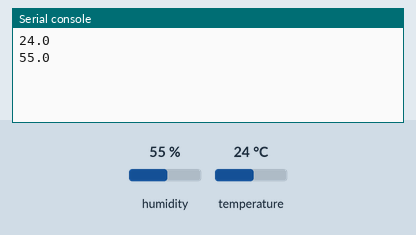
A program run on a simulated ESP8266 board running MicroPython. Parts: the last lines printed to the serial console. Inputs (shaded band) come from the test bench; at power-on: humidity 55 %, temperature 24 °C. Library files of the repository ran but are not shown: dht12.py.

Above: at 1.2 s.
1.3 s: humidity set to 22 %
At 5.0 s:
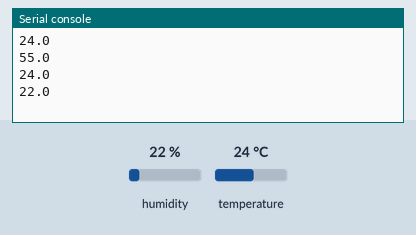
6.3 s: temperature set to 12 °C
At 9.3 s:
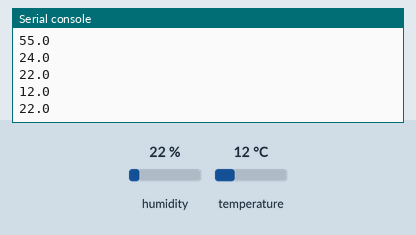
11.3 s: humidity set to 40 %
At 12.4 s:
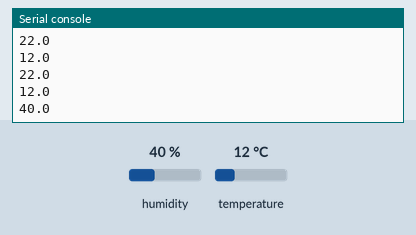
Timing chart, 0 to 14.3 s (numbered marks = the images above; inputs shaded):
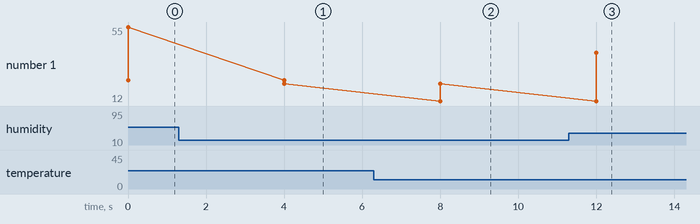

The program:

dht_test.py
```python
import time
import dht12
from machine import I2C, Pin
sensor = dht12.DHT12()

while True:
	sensor.measure()
	print(sensor.temperature())
	print(sensor.humidity())
	time.sleep_ms(4000)
```

Measured:
- after the input at 1.3 s, the serial console: prints a new line after 2.7 s (image 1)
- after the input at 6.3 s, the serial console: prints a new line after 1.7 s (image 2)
- after the input at 11.3 s, the serial console: prints a new line after 0.70 s (image 3)
- plotted number 1: 55 → 22 after the input at 1.3 s, 22 → 40 after the input at 11.3 s
